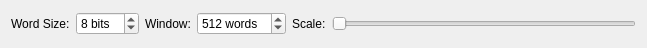
<?xml version="1.0" encoding="UTF-8"?>
<ui version="4.0">
 <class>DotPlotForm</class>
 <widget class="QWidget" name="DotPlotForm">
  <property name="geometry">
   <rect>
    <x>0</x>
    <y>0</y>
    <width>647</width>
    <height>48</height>
   </rect>
  </property>
  <property name="windowTitle">
   <string>Form</string>
  </property>
  <layout class="QVBoxLayout" name="verticalLayout">
   <item>
    <layout class="QHBoxLayout" name="horizontalLayout">
     <item>
      <widget class="QLabel" name="label">
       <property name="text">
        <string>Word Size:</string>
       </property>
       <property name="buddy">
        <cstring>sb_wordSize</cstring>
       </property>
      </widget>
     </item>
     <item>
      <widget class="QSpinBox" name="sb_wordSize">
       <property name="suffix">
        <string> bits</string>
       </property>
       <property name="minimum">
        <number>1</number>
       </property>
       <property name="maximum">
        <number>64</number>
       </property>
       <property name="value">
        <number>8</number>
       </property>
      </widget>
     </item>
     <item>
      <widget class="QLabel" name="label_2">
       <property name="text">
        <string>Window:</string>
       </property>
       <property name="buddy">
        <cstring>sb_windowSize</cstring>
       </property>
      </widget>
     </item>
     <item>
      <widget class="QSpinBox" name="sb_windowSize">
       <property name="suffix">
        <string> words</string>
       </property>
       <property name="minimum">
        <number>2</number>
       </property>
       <property name="maximum">
        <number>8000</number>
       </property>
       <property name="value">
        <number>512</number>
       </property>
      </widget>
     </item>
     <item>
      <widget class="QLabel" name="label_3">
       <property name="text">
        <string>Scale:</string>
       </property>
       <property name="buddy">
        <cstring>hs_scale</cstring>
       </property>
      </widget>
     </item>
     <item>
      <widget class="QSlider" name="hs_scale">
       <property name="minimum">
        <number>1</number>
       </property>
       <property name="maximum">
        <number>16</number>
       </property>
       <property name="value">
        <number>1</number>
       </property>
       <property name="orientation">
        <enum>Qt::Horizontal</enum>
       </property>
      </widget>
     </item>
    </layout>
   </item>
  </layout>
 </widget>
 <resources/>
 <connections/>
</ui>
